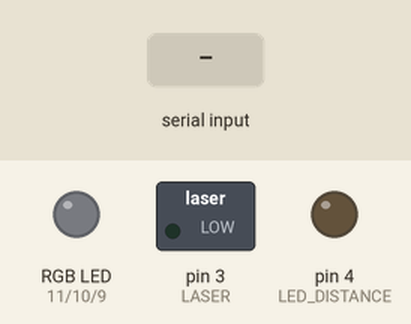
Bench run of a sketch on a simulated Arduino Uno, built with avr-gcc and run on an emulated ATmega328P. Shown: switched loads named in the sketch (green lamp = pin HIGH), an RGB LED mixed from three pins (HIGH = lit), output pins drawn as LEDs (lit = HIGH). The inputs (shaded band) are chosen by the test bench.

Above: at 1.2 s.
1.3 s: "s\n" received over Serial
At 2.5 s:
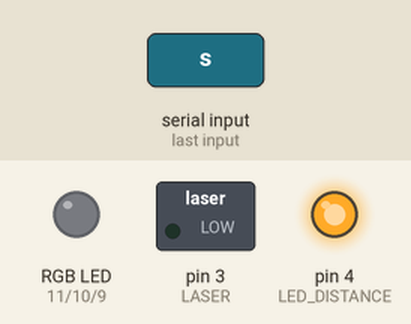
2.8 s: "z90\n" received over Serial
At 3.7 s:
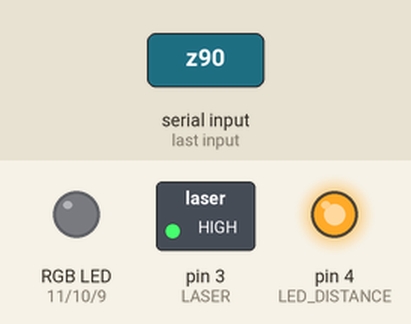
Timing chart, 0 to 5.8 s (numbered marks = the images above; inputs shaded):
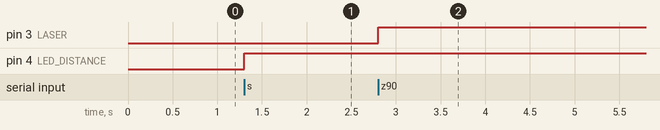

The sketch:

scetch_MRS.ino
```cpp
#include <Ultrasonic.h>
#include <OneWire.h>
#include <DallasTemperature.h>

//SENSORS
#define SENSOR_LIGHT A0
#define SENSOR_LINE A1
#define SENSOR_TEMPERATURE 2
#define SENSOR_DISTANT_ECHO 12
#define SENSOR_DISTANT_TRG 13

//MODULES
#define LASER 3
#define LED_DISTANCE 4

//RGB LED
#define R 11
#define G 10
#define B 9

#define FASTADC 1

// defines for setting and clearing register bits
#ifndef cbi
#define cbi(sfr, bit) (_SFR_BYTE(sfr) &= ~_BV(bit))
#endif
#ifndef sbi
#define sbi(sfr, bit) (_SFR_BYTE(sfr) |= _BV(bit))
#endif

int colorR, colorG, colorB;
int distance_value;

Ultrasonic distant(SENSOR_DISTANT_ECHO, SENSOR_DISTANT_TRG);

// Setup a oneWire instance to communicate with any OneWire devices (not just Maxim/Dallas temperature ICs)
OneWire temperature(SENSOR_TEMPERATURE);
// Pass our oneWire reference to Dallas Temperature.
DallasTemperature temp_sensors(&temperature);

//For reading command
String command;
char chr;


int start ;

void setup()
{
  #if FASTADC
  // set prescale to 16
  sbi(ADCSRA,ADPS2) ;
  cbi(ADCSRA,ADPS1) ;
  cbi(ADCSRA,ADPS0) ;
  #endif

  Serial.begin(115200);

  temp_sensors.begin();

  pinMode(LASER, OUTPUT);
  pinMode(LED_DISTANCE, OUTPUT);

  pinMode(R, OUTPUT);
  pinMode(G, OUTPUT);
  pinMode(B, OUTPUT);

}

void loop()
{
  if (Serial.available())
  {
    checkCommand();

    //Read sensors
    if (command[0] == 'i')
      Serial.println(analogRead(SENSOR_LIGHT));

    else if (command[0] == 'l')
      Serial.println(analogRead(SENSOR_LINE));

    else if (command[0] == 'd')
    { distance_value = distant.read();
      //distance_analysis(distance_value);
      Serial.println(distance_value);
    }

    else if (command[0] == 't')
    {
      temp_sensors.requestTemperatures();
      Serial.println(temp_sensors.getTempCByIndex(0));
    }

    else if (command[0] == 'z')
    {
      if (command[1] == '0')
        digitalWrite(LASER, LOW);
      else
        digitalWrite(LASER, HIGH);
    }
    else if (command[0] == 's')
    {
      if (command[1] == '0')
        digitalWrite(LED_DISTANCE, LOW);
      else
        digitalWrite(LED_DISTANCE, HIGH);
    }
    else if (command[0] == 'r')
    {
      colorR = command.substring(1, command.length() - 1).toInt();
      color(colorR, colorG, colorB);
    }
    else if (command[0] == 'g')
    {
      colorG = command.substring(1, command.length() - 1).toInt();
      color(colorR, colorG, colorB);
    }
    else if (command[0] == 'b')
    {
      colorB = command.substring(1, command.length() - 1).toInt();
      color(colorR, colorG, colorB);
    }

    else if (command[0] == 'E')
      reload();
  }
}

void checkCommand()
{
  delay(1);
    command = "";
    while (Serial.available())
    {
      chr = Serial.read();
      command.concat(chr);
      if (chr == '\n')
        break;
    }
}

void distance_analysis(int distance_value)
{
  if (distance_value > 10)
    digitalWrite(LED_DISTANCE, LOW);
  else
    digitalWrite(LED_DISTANCE, HIGH);
}

void color(unsigned char red, unsigned char green, unsigned char blue)
{
  analogWrite(R, red);
  analogWrite(G, green);
  analogWrite(B, blue);

}

void reload()
{
  color(0, 0, 0);
  digitalWrite(LED_DISTANCE, LOW);
  digitalWrite(LASER, LOW);
}
```

Measured:
- after the input at 1.3 s, pin 4 (LED_DISTANCE): LOW → HIGH at once
- after the input at 2.8 s, pin 3 (LASER): LOW → HIGH at once
